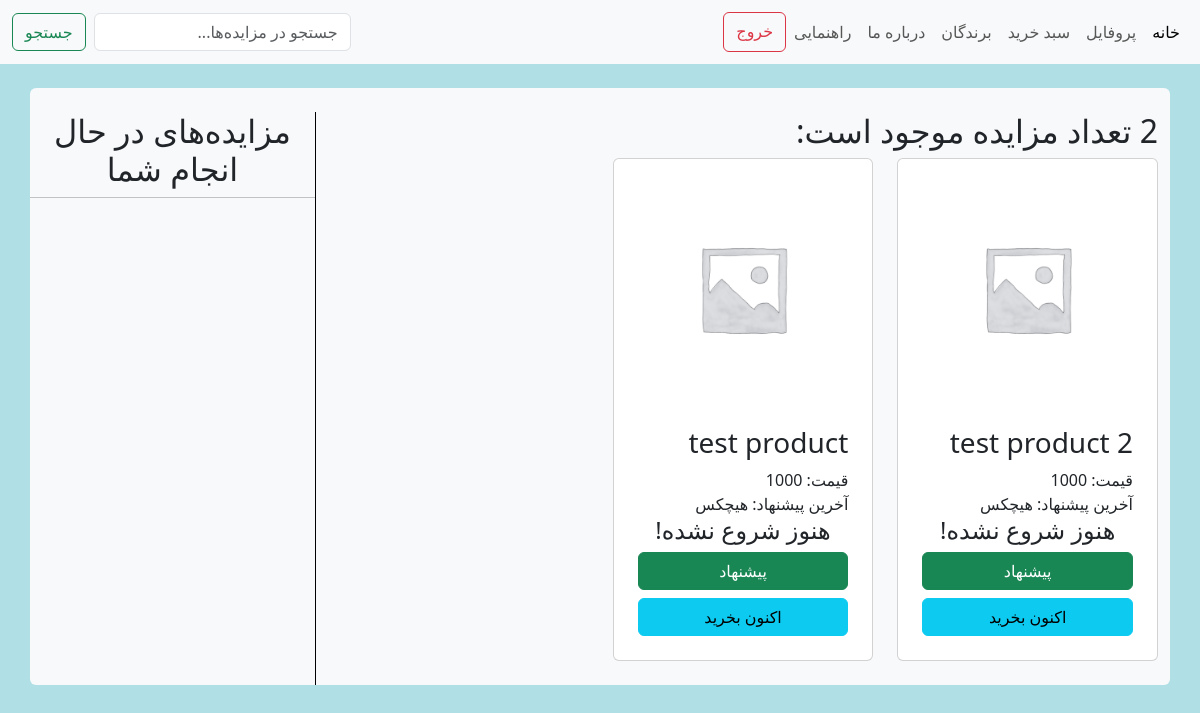
/ (signed in), run on the app's committed database.
### base/models.py (models this page shows)
class Auction(models.Model):
    product = models.ForeignKey(Product, on_delete=models.CASCADE)
    start_time = models.DateTimeField(default=timezone.now)
    end_time = models.DateTimeField(null=True, blank=True)
    current_price = models.DecimalField(max_digits=10, decimal_places=0)
    bid_duration = models.IntegerField()
    last_bid = models.ForeignKey(Bid, on_delete=models.SET_NULL, null=True, blank=True, related_name="auction_last_bid")
    class Meta:
        ordering = ['-start_time']

class Product(models.Model):
    company = models.ForeignKey(Company, on_delete=models.CASCADE)
    name = models.CharField(max_length=255)
    price = models.DecimalField(max_digits=10, decimal_places=0)
    description = models.TextField(null=True, blank=True)
    category = models.CharField(max_length=50, choices=[(ca.value, ca.name) for ca in Category])
    image = models.ImageField(upload_to="uploads/products/", null=True, blank=True)

### base/views.py (the view)
# urls.py: path('', views.home, name="home"),
def home(request):
    q = request.GET.get('q') if request.GET.get('q') != None else ''
    auctions = Auction.objects.filter(
        Q(product__name__icontains=q) |
        Q(product__company__name__icontains=q) |
        Q(product__description__icontains=q)
    )
    if request.user.is_authenticated:
        active_auctions = Auction.objects.filter(bids__user=request.user, end_time=None).distinct()
    else:
        active_auctions = None
    context = {'auctions': auctions, 'active_auctions': active_auctions}
    return render(request, 'base/home.html', context)

### base/templates/base/home.html (shortened to what this page needs)
{% extends "main.html" %}
{% block content %}
<div class="container bg-light m-4 mx-auto rounded">
  <br />
  <div class="row justify-content-center">
    <div class="col-12 col-md-9 auctions-container">
      <h2>{{ auctions.count }} تعداد مزایده موجود است:</h2>
      <div class="row">
        {% for auction in auctions %}
          {% include "auction-card.html" with auction=auction %}
        {% endfor %}
      </div>
    </div>
    <div class="col-12 col-md-3 text-center">
      <h2>مزایده‌های در حال انجام شما</h2>
      <div class="row">
        <hr />
      </div>
    </div>
  </div>
</div>
 {% endblock content %}

### base/templates/auction-card.html (shortened to what this page needs)
{% load static %}
<div class="col-6 col-md-4">
  <a class="text-decoration-none text-dark" href="{% url 'auction' auction.id %}">
    <div class="card p-2 mb-4">
      <div class="img-container">
        <img
          width="100%"
          height="100%"
          src="{% if auction.product.image %} {{ auction.product.image }} {% else %} {% static 'images/product.png' %} {% endif %}"
          class="card-img-top"
          alt=""
        />
      </div>
      <div class="card-body">
        <h3 class="card-title">{{ auction.product.name }}</h3>
        <div class="card-text">
          <div id="{{ auction.id }}-price">
            قیمت: {{ auction.current_price }}
          </div>
          <div id="{{ auction.id }}-last-bidder">
            {% if auction.end_time %}
              برنده:
            {% else %}
              آخرین پیشنهاد:
            {% endif %}
            {% if auction.last_bid %}
            <a href="{% url 'user-profile' auction.last_bid.user.id %}">
              {{ auction.last_bid.user.username }}
            </a>
            {% else %} هیچکس {% endif %}
          </div>
          <h4 id="{{ auction.id }}-time" class="w-100 text-center">
            {% if not auction.last_bid %}
              هنوز شروع نشده!
            {% elif auction.end_time %}
              فروخته شد!
            {% else %}
              00:00
            {% endif %}
          </h4>
        </div>
        <div class="d-flex flex-column align-items-stretch gap-2">
          <form method="post" action="{% url 'create-bid-home' auction.id %}">
            <button
            id="{{ auction.id }}-bid-button"
            class="btn btn-success w-100"
            type="submit">
              پیشنهاد
            </button>
          </form>
          <a href="#" class="btn btn-info">اکنون بخرید</a>
        </div>
      </div>
    </div>
  </a>
</div>

### static/styles/style.css (style rules this page uses)
body { background-color: powderblue; height: 100vh; }
.auctions-container { border-left: solid 1px black; }
.img-container { position: relative; }

### data on the page
Auction: product.name "test product 2", current_price "1000", shows "آخرین پیشنهاد:", shows "هیچکس", shows "هنوز شروع نشده!"
Auction: product.name "test product", current_price "1000", shows "آخرین پیشنهاد:", shows "هیچکس", shows "هنوز شروع نشده!"
